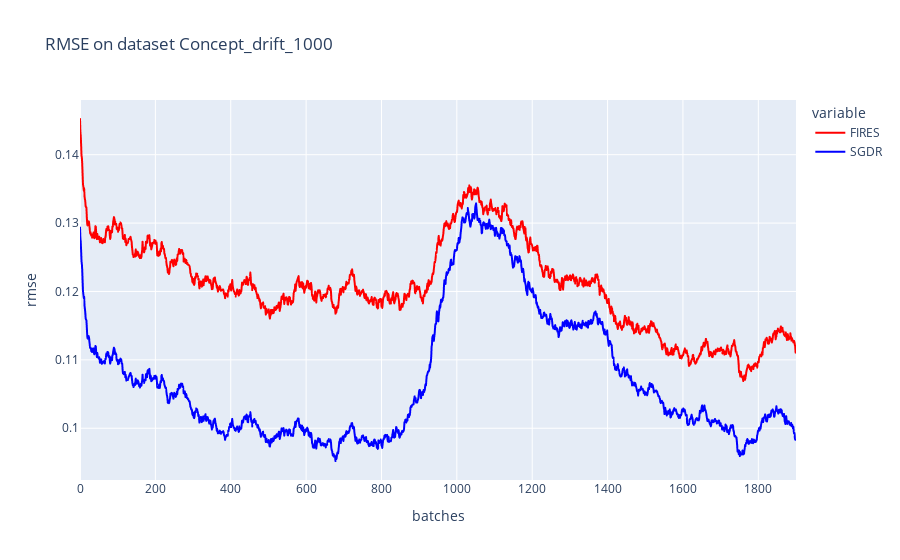

Notebook cell for this chart:
### Code cell
title = "RMSE on dataset {}".format(dataset_name)
col_names = ["FIRES", "SGDR"]
d = {"FIRES":fires_rmse, "SGDR":sgdr_rmse}
df = pd.DataFrame(d, columns=col_names)
fig = px.line(df, y = col_names, title=title, labels={"index":"batches", "value":"rmse"}, color_discrete_map={'FIRES': 'red', "SGDR": "blue"})
rmse_trace = fig["data"]
fig.show()

### Figure 1 — Plotly figure (JSON) as saved in the notebook; plotly's stock layout.template omitted (floating-point values rounded to 4 significant figures; data arrays with more than 128 entries replaced by an {"elided": "..."} marker saying what was removed)
{"data": [{"hovertemplate": "variable=FIRES<br>batches=%{x}<br>rmse=%{y}<extra></extra>", "legendgroup": "FIRES", "line": {"color": "red", "dash": "solid"}, "mode": "lines", "name": "FIRES", "showlegend": true, "type": "scattergl", "x": {"elided": "1901 int values"}, "xaxis": "x", "y": {"elided": "1901 float values"}, "yaxis": "y"}, {"hovertemplate": "variable=SGDR<br>batches=%{x}<br>rmse=%{y}<extra></extra>", "legendgroup": "SGDR", "line": {"color": "blue", "dash": "solid"}, "mode": "lines", "name": "SGDR", "showlegend": true, "type": "scattergl", "x": {"elided": "1901 int values"}, "xaxis": "x", "y": {"elided": "1901 float values"}, "yaxis": "y"}], "layout": {"legend": {"title": {"text": "variable"}, "tracegroupgap": 0}, "title": {"text": "RMSE on dataset Concept_drift_1000"}, "xaxis": {"anchor": "y", "domain": [0, 1], "title": {"text": "batches"}}, "yaxis": {"anchor": "x", "domain": [0, 1], "title": {"text": "rmse"}}}}
